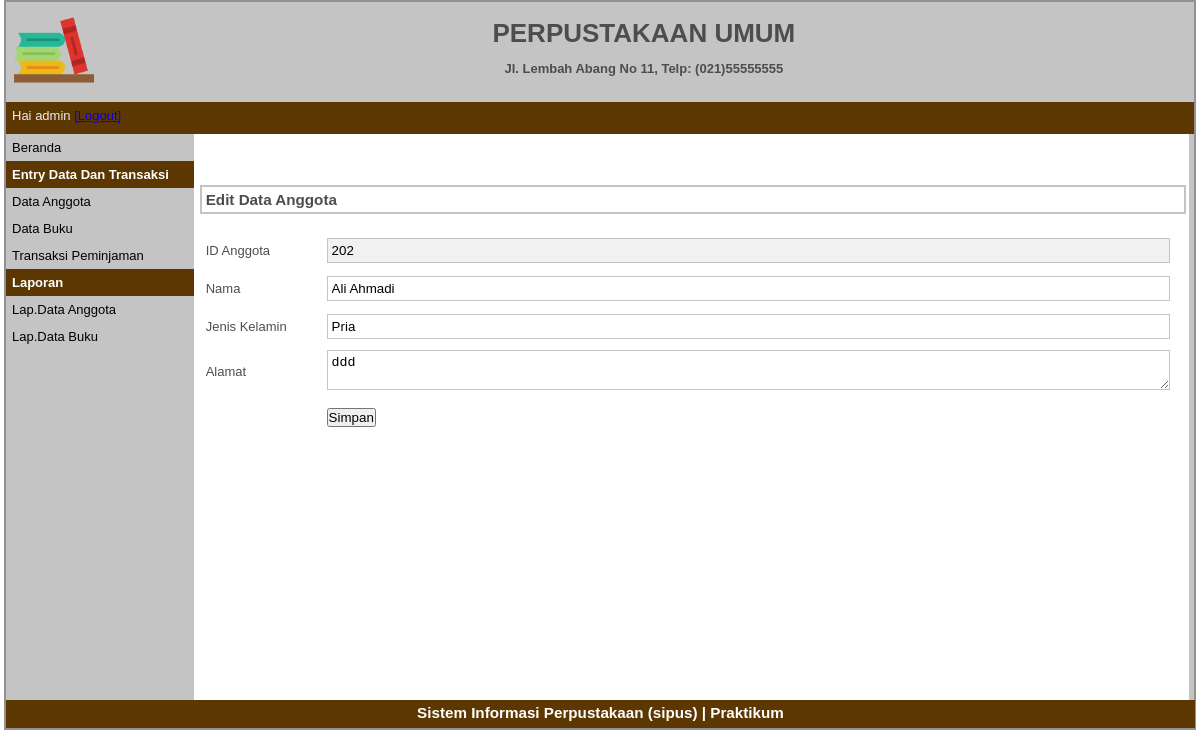
/index.php?p=anggota-edit&id=202 (signed in), run on the app's committed database.
### tables this page shows
CREATE TABLE IF NOT EXISTS `tbanggota` (
  `idanggota` varchar(5) NOT NULL,
  `nama` varchar(30) NOT NULL,
  `jeniskelamin` varchar(10) NOT NULL,
  `alamat` varchar(40) NOT NULL,
  `status` varchar(20) NOT NULL,
  PRIMARY KEY (`idanggota`)
);

### pages/anggota-edit.php (the view)
<?php
	$id_anggota=$_GET['id'];
	$q_tampil_anggota=mysqli_query($db,"SELECT * FROM tbanggota WHERE idanggota='$id_anggota'");
	$r_tampil_anggota=mysqli_fetch_array($q_tampil_anggota);
?>
<div id="label-page"><h3>Edit Data Anggota</h3></div>
<div id="content">
	<form action="proses/anggota-edit-proses.php" method="post">
	<table id="tabel-input">
		<tr>
			<td class="label-formulir">ID Anggota</td>
			<td class="isian-formulir"><input type="text" name="id_anggota" value="<?php echo $r_tampil_anggota['idanggota']; ?>" readonly="readonly" class="isian-formulir isian-formulir-border warna-formulir-disabled"></td>
		</tr>
		<tr>
			<td class="label-formulir">Nama</td>
			<td class="isian-formulir"><input type="text" name="nama" value="<?php echo $r_tampil_anggota['nama']; ?>" class="isian-formulir isian-formulir-border"></td>
		</tr>
		<tr>
			<td class="label-formulir">Jenis Kelamin</td>
			<td class="isian-formulir"><input type="text" name="jenis_kelamin" value="<?php echo $r_tampil_anggota['jeniskelamin']; ?>" class="isian-formulir isian-formulir-border"></td>
		</tr>
		<tr>
			<td class="label-formulir">Alamat</td>
			<td class="isian-formulir"><textarea rows="2" cols="40" name="alamat" class="isian-formulir isian-formulir-border"><?php echo $r_tampil_anggota['alamat']; ?></textarea></td>
		</tr>
		<tr>
			<td class="label-formulir"></td>
			<td class="isian-formulir"><input type="submit" name="simpan" value="Simpan" id="tombol-simpan"></td>
		</tr>
	</table>
	</form>
</div>

### style.css (style rules this page uses)
* { margin:0px; padding:0px }
body { font-family:sans-serif; font-size:13px; color:#4D4D4D; }
#label-page { margin-top:6px; margin-bottom:6px; margin-left:6px; border:2px solid #C4C4C4; padding:4px; width:97.9%; }
#content { float:left; width:96.8%; min-height:454px; background-image : border:2px solid #C4C4C4; padding:10px; margin-bottom:6px; }
#tabel-input { width:100%; }
.label-formulir { width:12%; height:36px; margin:20px; }
.isian-formulir { width:80%; padding:4px; width:99.8%; }
.isian-formulir-border { border:1px solid #C4C4C4; }
.warna-formulir-disabled { background-color:#F1F1F1; }

### data on the page
tbanggota: id_anggota "202", nama "Ali Ahmadi", jenis_kelamin "Pria", alamat "ddd"

### other printed values
$_SESSION['nama'] "admin"
